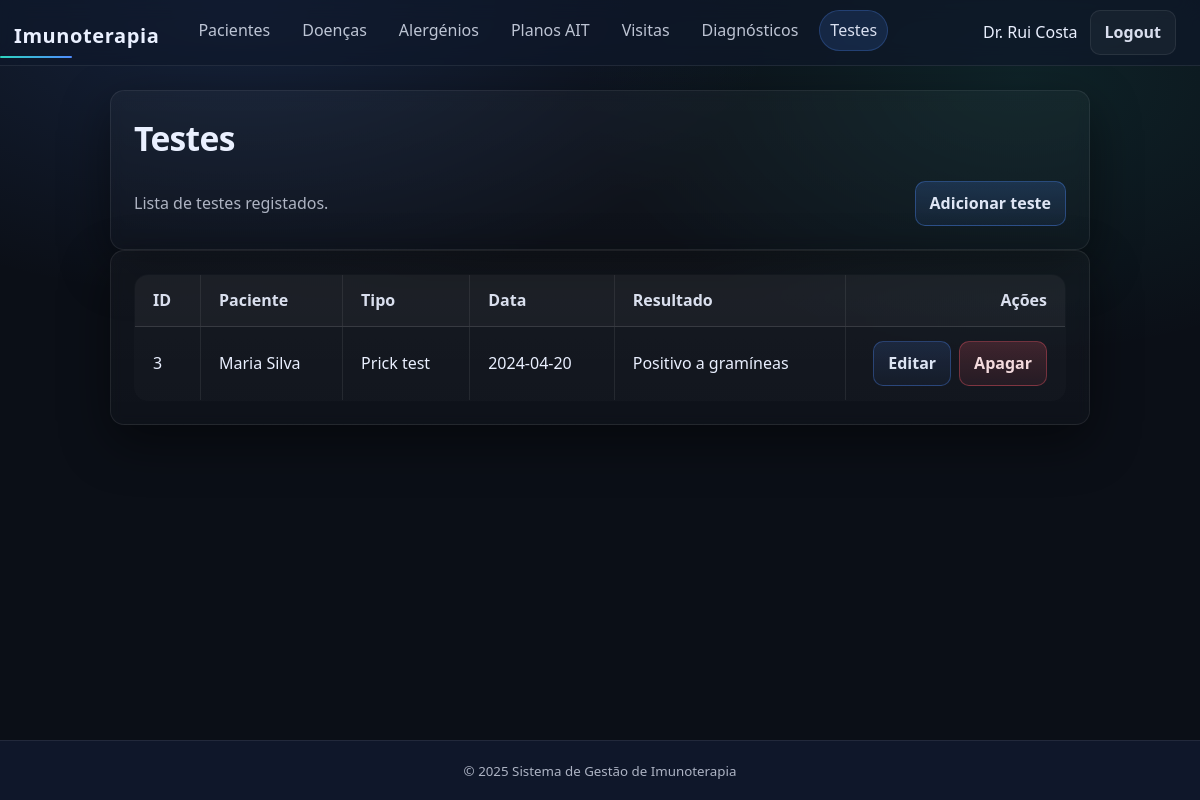
The page /php/public/tests.php (signed in) on the database as committed earlier.
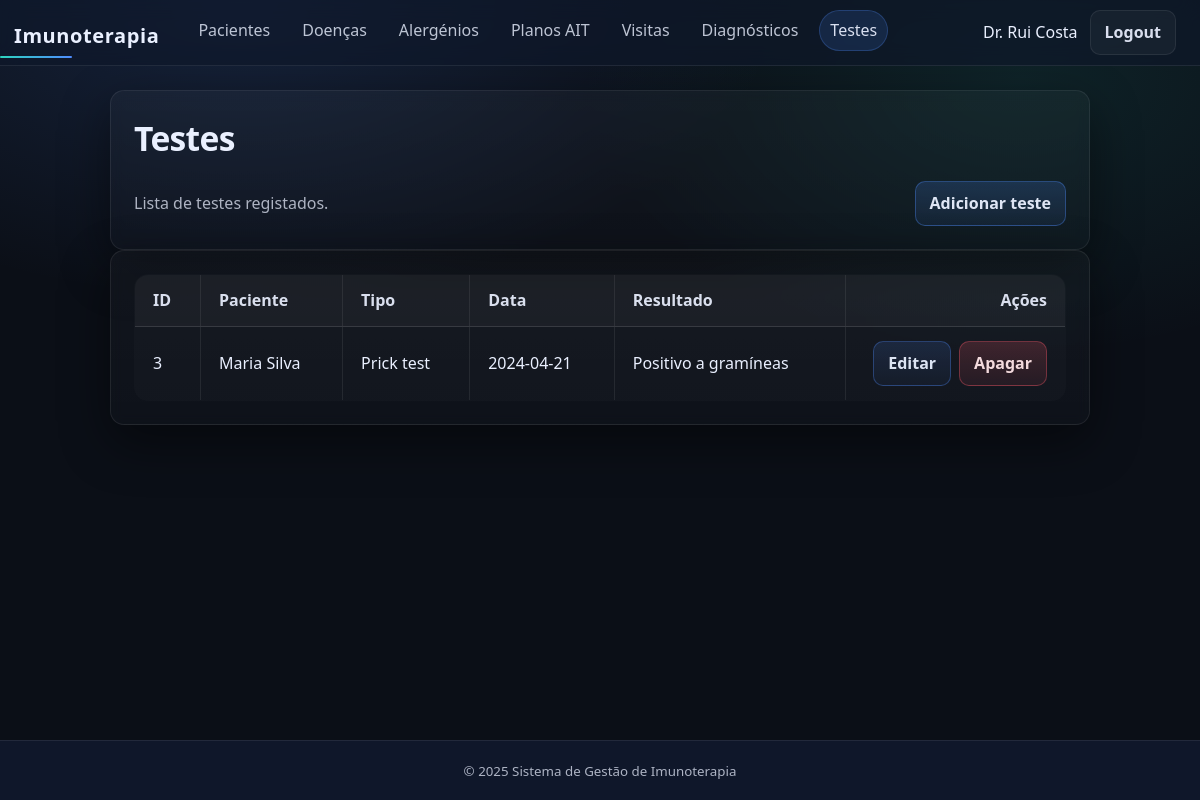
The same page on the database as committed later.
### tables this page shows
CREATE TABLE "Testes" (
  "id"           INTEGER PRIMARY KEY,
  "paciente_id"  INTEGER NOT NULL,
  "tipo"         TEXT NOT NULL,           -- ex: prick/IgE
  "data"         TEXT NOT NULL,           -- YYYY-MM-DD
  "resultado"    TEXT,
  "notas"        TEXT,
  FOREIGN KEY ("paciente_id") REFERENCES "Pacientes"("id") ON DELETE CASCADE
);

### php/public/tests.php (the view, shortened to what this page needs)
<?php
require_once __DIR__ . '/../../includes/header.php';
try {
  $patients = $pdo->query('SELECT "id","nome_completo" FROM "Pacientes" ORDER BY "nome_completo"')->fetchAll();
  $patientMap = [];
  foreach ($patients as $p) $patientMap[(int)$p['id']] = (string)$p['nome_completo'];
  $tests = $pdo->query('SELECT "id","paciente_id","tipo","data","resultado","notas" FROM "Testes" ORDER BY "data" DESC, "id" DESC')->fetchAll();
} catch (Throwable $e) {
  $tests = [];
  $patientMap = [];
  $loadError = $e->getMessage();
}
?>
<section class="card">
  <h1>Testes</h1>
  <div style="display:flex; gap:10px; align-items:center; justify-content:space-between; flex-wrap:wrap;">
    <p style="margin:0;">Lista de testes registados.</p>
    <a class="btn btn-primary" href="<?= $BASE_URL ?>/test_create.php">Adicionar teste</a>
  </div>
</section>
<section class="card">
  <?php if (empty($tests)): ?>
    <p>Sem testes registados.</p>
  <?php else: ?>
    <table class="table table-compact">
      <thead>
        <tr>
          <th>ID</th>
          <th>Paciente</th>
          <th>Tipo</th>
          <th>Data</th>
          <th>Resultado</th>
          <th>Ações</th>
        </tr>
      </thead>
      <tbody>
        <?php foreach ($tests as $t): ?>
          <tr>
            <td><?= htmlspecialchars((string)$t['id']) ?></td>
            <td><?= htmlspecialchars($patientMap[(int)$t['paciente_id']] ?? ('#' . $t['paciente_id'])) ?></td>
            <td><?= htmlspecialchars((string)$t['tipo']) ?></td>
            <td><?= htmlspecialchars((string)$t['data']) ?></td>
            <td><?= htmlspecialchars((string)($t['resultado'] ?? '—')) ?></td>
            <td>
              <div class="actions">
                <a class="btn btn-soft" href="<?= $BASE_URL ?>/test_edit.php?id=<?= urlencode((string)$t['id']) ?>">Editar</a>
                <a class="btn btn-danger" href="<?= $BASE_URL ?>/test_delete.php?id=<?= urlencode((string)$t['id']) ?>">Apagar</a>
              </div>
            </td>
          </tr>
        <?php endforeach; ?>
      </tbody>
    </table>
  <?php endif; ?>
</section>
<?php require_once __DIR__ . '/../../includes/footer.php'; ?>

Rows that differ between the two databases and show on the page:
changed testes "Maria Silva": data "2024-04-20" → "2024-04-21"
